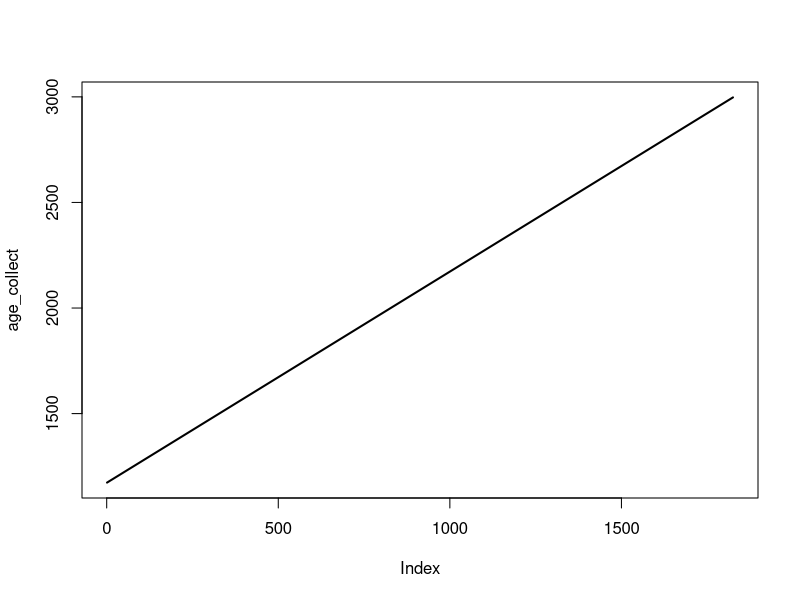
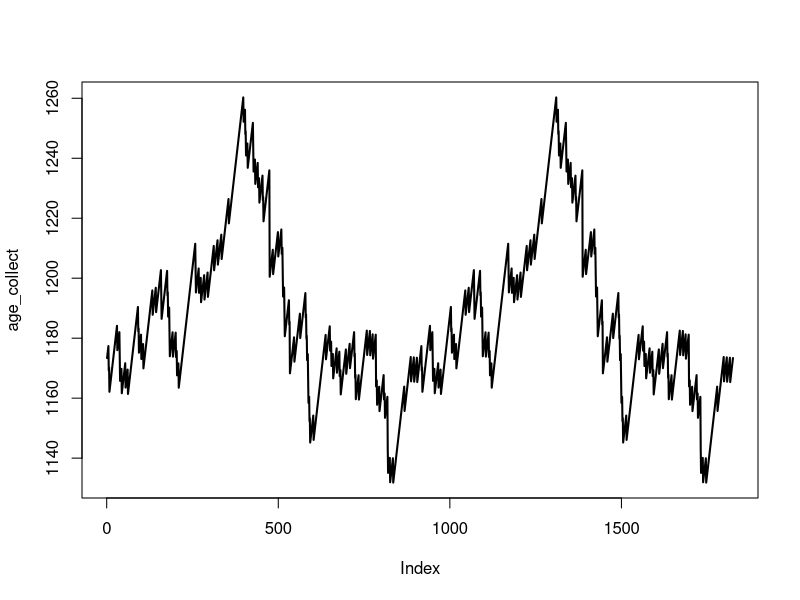

Recreate these plots in R, in order.
## ---- chunk 1
set.seed(250)

n.cows <- 100

# Create the farm:
farm <- data.frame(id =1:n.cows,
                   age=round(runif(n.cows,730,1642)))

# We want to simulate 5 years:
end.time <- 5 * 365

# Collect the mean age of the cows in herd over time:
age_collect <- numeric(end.time)

for (k in 1:end.time)
{

   # Add one day to the age of all the animals, for each simulated:
   farm$age <- farm$age + 1

   # Save the daily mean age of all cows:
   age_collect[k] <- mean(farm$age)
}

## ---- chunk 2
plot(age_collect, type="l", lwd=2)
## ---- chunk 3
set.seed(250)

n.cows <- 100

# Create the farm:
farm <- data.frame(id =1:n.cows,
                   age=round(runif(n.cows,730,1642)))

# We want to simulate 5 years:
end.time <- 5 * 365

# Collect the mean age of the cows in herd over time:
age_collect <- numeric(end.time)

for (k in 1:end.time)
{
   # If cows reach the age of 1642, they are replaced with a new cow that is 2 years old in DIM = 1:
   farm$age[farm$age>=1642] <- 730

   # Add one day to the age of all the animals, for each simulated:
   farm$age <- farm$age + 1

   # Save the daily mean age of all cows:
   age_collect[k] <- mean(farm$age)
}

## ---- chunk 4
plot(age_collect, type="l", lwd=2)
## ---- chunk 5
quantile(age_collect)
